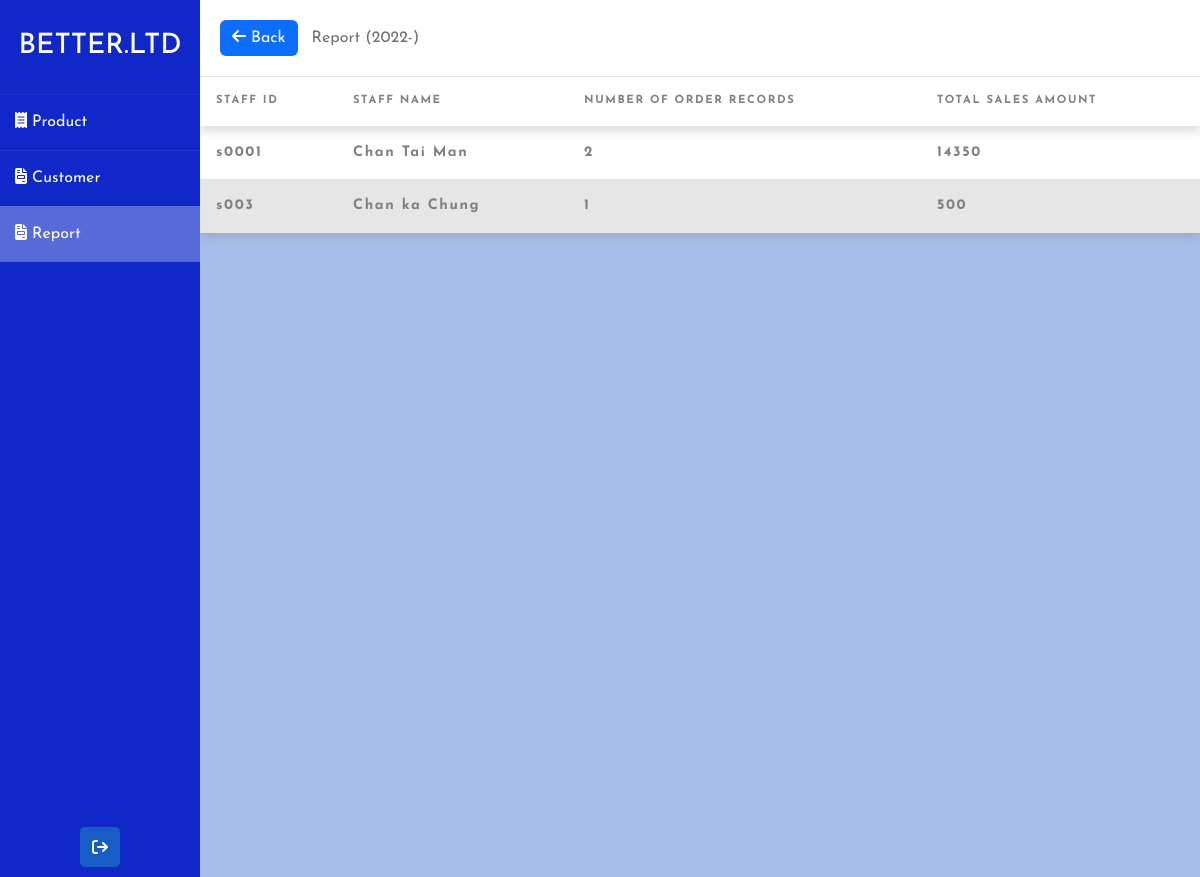
/manager/report_detail.php (signed in), run on the app's committed database.
### tables this page shows
CREATE TABLE `staff` (
  `staffID` varchar(50) NOT NULL,
  `staffName` varchar(100) NOT NULL,
  `password` varchar(50) NOT NULL,
  `position` varchar(50) NOT NULL
);

### manager/report_detail.php (the view, shortened to what this page needs)
<!DOCTYPE html>
<html lang="en">
<head>
  <link href="https://cdn.jsdelivr.net/npm/bootstrap@5.2.0-beta1/dist/css/bootstrap.min.css" rel="stylesheet">
  <link rel="stylesheet" href="../css/styles.css">
</head>
<body>
  <?php
    $month=$_POST['month'];
    $year= date("Y");
    $date= $year . "-" . $month;
    require_once("../connection/mysqli_conn.php");
    $sql = "SELECT `staff`.`staffID`, `staff`.`staffName`, COUNT(`orders`.`orderID`) AS 'Number of order records', SUM(`orders`.`totalPrice`) AS 'Total sales amount'
    FROM `staff`
      LEFT JOIN `orders` ON `orders`.`staffID` = `staff`.`staffID`
    WHERE `orders`.`staffID` = `staff`.`staffID` AND `orders`.`dateTime` LIKE '".$date."%'
    GROUP BY `orders`.`staffID`";
    $rs = mysqli_query($conn, $sql);
  ?>
  <div class="wrapper">
    <div id="red" class="sidebar" >
      <a href="manager_menu.php"><h2>Better.ltd</h2></a>
      <ul>
        <li><a href="manager_product.php"><i class="fa-solid fa-receipt"></i> Product</a></li>
        <li><a href="manager_customer.php"><i class="fa-solid fa-file-invoice"></i> Customer</a></li>
        <li style="background: rgba(255,255,255, 0.3);"><a href="manager_Report.php"><i class="fa-solid fa-file-invoice"></i> Report</a></li>
      </ul>
      <div class="sidebar_bottom">
        <a href="../index.php"><i class="fa-solid fa-arrow-right-from-bracket"></i></a>
      </div>
    </div>
    <div class="main_content">
      <div class="topbar">
        <a href="manager_report.php"><button type="button" class="btn btn-primary"><i class="fa-solid fa-arrow-left"></i> Back</button></a>
        <div class="header" style="padding: 6px 14px;">Report (<?php echo($date); ?>) </div>
      </div>
      <div class="box_table">
        <div class="custom-table">
          <table>
            <thead>
              <tr>
                <th>Staff ID</th>
                <th>Staff Name</th>
                <th>Number of order records</th>
                <th>Total sales amount</th>
              </tr>
            </thead>
            <tbody>
            <?php
              while ($rc = mysqli_fetch_assoc($rs)) {
              ?>
                <tr>
                  <td><?php echo $rc['staffID'] ?></td>
                  <td><?php echo $rc['staffName'] ?></td>
                  <td><?php echo $rc['Number of order records'] ?></td>
                  <td><?php echo $rc['Total sales amount'] ?></td>
                </tr>
                <?php
                }
                ?>
            </tbody>
          </table>
        </div>
      </div>
    </div>
  </div>
</body>
</html>

### css/styles.css (style rules this page uses)
* { margin: 0; padding: 0; box-sizing: border-box; list-style: none; text-decoration: none; font-family: 'Josefin Sans', sans-serif; }
body { background-color: #f3f5f9; }
a { text-decoration: none; }
.wrapper { display: flex; position: relative; }
.wrapper #red { background: #1028c7; }
.wrapper .sidebar { width: 200px; height: 100%; background: #3180ef; padding: 30px 0px; position: fixed; }
.wrapper .sidebar h2 { font-size: 28px; color: #fff; text-transform: uppercase; text-align: center; margin-bottom: 30px; }
.wrapper .sidebar ul li { padding: 15px; border-bottom: 1px solid #bdb8d7; border-bottom: 1px solid rgba(0,0,0,0.05); border-top: 1px solid rgba(255,255,255,0.05); }
ul { padding-left: 0; }
.wrapper .sidebar ul li a { color: #ffffff; display: block; }
.wrapper .sidebar .sidebar_bottom { position: absolute; bottom: 0; left: 50%; transform: translateX(-50%); display: flex; }
.wrapper .sidebar .sidebar_bottom a { display: block; width: 40px; background: #185dc5; height: 40px; line-height: 45px; text-align: center; margin: 10px 5px; color: #ffffff; border-radius: 5px; }
.wrapper .main_content { width: 100%; margin-left: 200px; }
.wrapper .main_content .topbar { display:flex; background: #fff; padding: 20px; border-bottom: 1px solid #e0e4e8; }
.wrapper .main_content .topbar .header { background: #fff; color: #717171; }
.btn { border: transparent; }
.custom-table { height: 100vh; justify-content: flex-start; align-items: flex-start; color: grey; font-size: 0.9rem; background-color: #a8beea; overflow-x: auto; table-layout: fixed; }
table { border-collapse: collapse; box-shadow: 0 5px 10px rgba(128, 128, 128, 0.3); background-color: white; text-align: left; width: 100%; }
thead { box-shadow: 0 5px 10px rgba(128, 128, 128, 0.3); }
th { padding:1rem 1rem; text-transform: uppercase; letter-spacing: 0.1rem; font-size: 0.7rem; font-weight: 900; }
td { padding: 1rem 1rem; text-transform: none; letter-spacing: 0.1rem; font-size: 0.9rem; font-weight: 900; }
tr:nth-child(even) { background: rgba(128, 128, 128, 0.2); }

### data on the page
staff: staffID "s0001", staffName "Chan Tai Man", Number "2", Total "14350"
staff: staffID "s003", staffName "Chan ka Chung", Number "1", Total "500"
